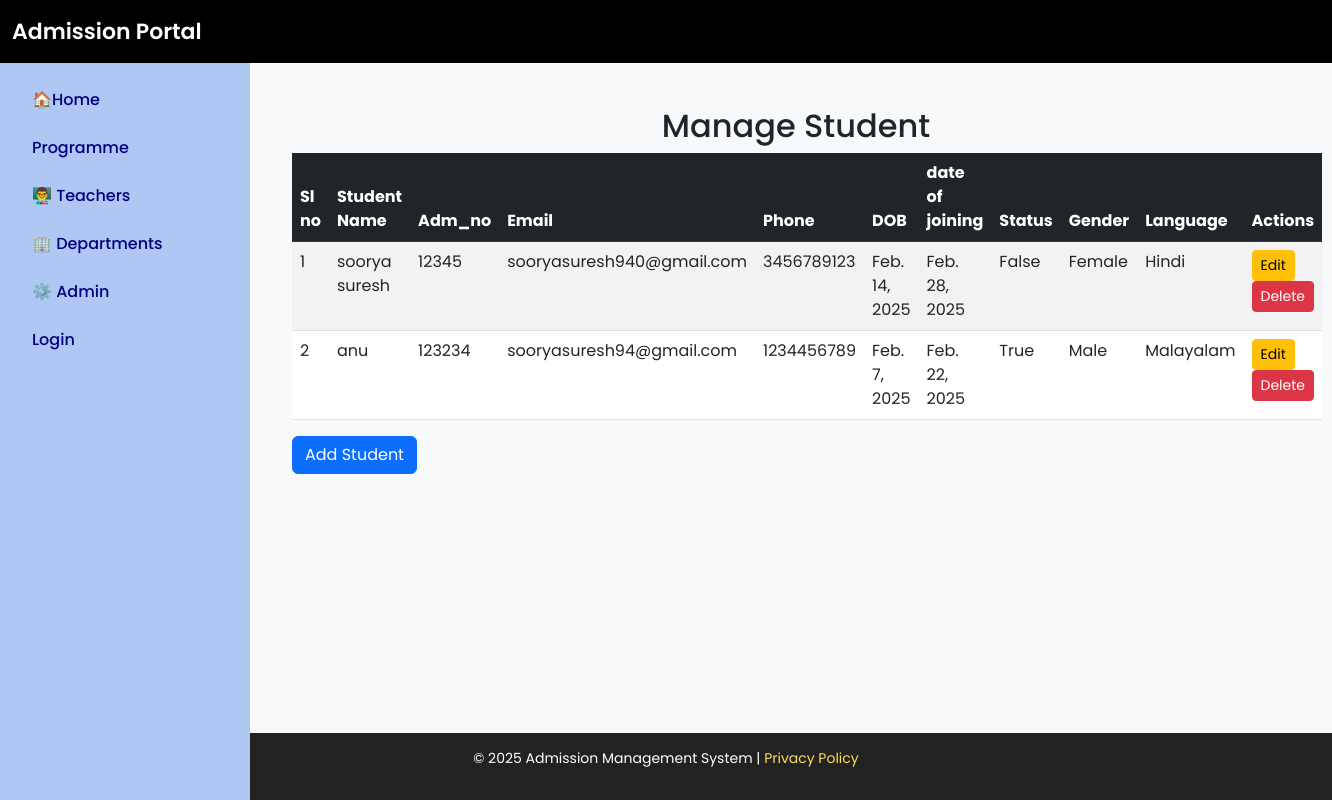
Screenshot of /manage_students/ with the database file from the repository.
### admission/models.py (models this page shows, shortened)
class Student(models.Model):
    user = models.OneToOneField(User, on_delete=models.CASCADE,null=True,default=None)
    stud_name = models.CharField(max_length=100)
    stud_adm_no = models.CharField(max_length=20, unique=True)
    stud_reg_no = models.CharField(max_length=20, unique=True, blank=True, null=True)
    stud_roll_no = models.CharField(max_length=20, unique=True, blank=True, null=True)
    aadhaar = models.CharField(max_length=12, unique=True)
    abc_id = models.CharField(max_length=50, blank=True, null=True)
    email = models.EmailField(unique=True)
    phone = models.CharField(max_length=15)
    dob = models.DateField()
    caste = models.ForeignKey(Caste, on_delete=models.SET_NULL, blank=True, null=True)  # Foreign Key to Caste
    religion = models.ForeignKey(Religion, on_delete=models.SET_NULL, blank=True, null=True)  # Foreign Key to Religion
    quota = models.ForeignKey(Quota, on_delete=models.SET_NULL, blank=True, null=True)
    category = models.ForeignKey(Category, on_delete=models.SET_NULL, blank=True, null=True)
    program= models.ForeignKey(Program, on_delete=models.SET_NULL, blank=True, null=True)  # Foreign Key to Quota# Foreign Key to Quota
    pathway= models.ForeignKey(Pathway, on_delete=models.SET_NULL, blank=True, null=True)  # Foreign Key to Quota# Foreign Key to Quota
    board=models.ForeignKey(Board, on_delete=models.SET_NULL, blank=True, null=True)
    normalized_mark = models.FloatField(default=0.0)
    parent_name = models.CharField(max_length=100)
    parent_mob = models.CharField(max_length=15)
    house_name = models.CharField(max_length=100)
    post = models.CharField(max_length=50)
    district = models.CharField(max_length=50)
    state = models.CharField(max_length=50)
    pincode = models.CharField(max_length=10)
    date_of_joining = models.DateField()
    income = models.DecimalField(max_digits=10, decimal_places=2, blank=True, null=True)
    egrantz = models.BooleanField(default=False)
    status = models.BooleanField(default=True)  # Active/Inactive
    gender = models.CharField(max_length=10, choices=[('Male', 'Male'), ('Female', 'Female'), ('Other', 'Other')])
    blood_group = models.CharField(max_length=5, choices=[('A+', 'A+'), ('A-', 'A-'), ('B+', 'B-'), ('O+', 'O-'), ('AB+', 'AB-')])
    language=models.CharField(max_length=10, choices=[('Malayalam', 'Malayalam'), ('Hindi', 'Hindi')] ,default='Malayalam')
    identification_mark = models.TextField(blank=True, null=True)

### admission/views.py (the view)
# urls.py: path('manage_students/', views.manage_student, name='manage_student'),  # View all students
def manage_student(request):
    students = Student.objects.all()
    return render(request, 'manage_student.html', {'students': students})

### admission/templates/manage_student.html
{% extends 'base.html' %}
{% block content %}
<div class="container mt-4">
    <h2 class="text-center">Manage Student</h2>
    <table class="table table-striped">
        <thead class="table-dark">
            <tr>
                <th>Sl no</th>
                <th>Student Name</th>
                <th>Adm_no</th>
                <th>Email</th>
                <th>Phone</th>
                <th>DOB</th>
                <th>date of joining</th>
                <th>Status</th>
                <th>Gender</th>
                <th>Language</th>
                <th>Actions</th>
            </tr>
        </thead>
        <tbody>
            {% for student in students %}
            <tr>
                <td>{{ forloop.counter }}</td>
                <td>{{ student.stud_name }}</td>
                <td>{{student.stud_adm_no}}</td>
                <td>{{ student.email }}</td>
                <td>{{ student.phone }}</td>
                <td>{{ student.dob }}</td>
                <td>{{ student.date_of_joining }}</td>
                <td>{{ student.status }}</td>
                <td>{{ student.gender }}</td>
                <td>{{ student.language }}</td>
                <td>
                    <a href="{% url 'edit_student' student.id %}" class="btn btn-warning btn-sm">Edit</a>
                    <a href="{% url 'delete_student' student.id %}" class="btn btn-danger btn-sm">Delete</a>
                </td>
            </tr>
            {% empty %}
            <tr>
                <td colspan="3" class="text-center">No Student available.</td>
            </tr>
            {% endfor %}
        </tbody>
    </table>
    <a href="{% url 'add_student' %}" class="btn btn-primary">Add Student</a>
</div>
{% endblock %}

### templates/base.html (shortened to what this page needs)
<!DOCTYPE html>
<html lang="en">
<head>
    <link href="https://cdn.jsdelivr.net/npm/bootstrap@5.3.0/dist/css/bootstrap.min.css" rel="stylesheet">
</head>
<body>
    <nav class="navbar navbar-expand-lg navbar-dark fixed-top">
        <div class="container-fluid">
            <a class="navbar-brand" href="/">Admission Portal</a>
        </div>
    </nav>
    <div class="sidebar">
        <ul class="nav flex-column">
            <li class="nav-item"><a class="nav-link" href="/index"> 🏠Home</a></li>
            <li class="nav-item"><a class="nav-link" href="/manage_program"> Programme</a></li>
            <li class="nav-item"><a class="nav-link" href="">👨‍🏫 Teachers</a></li>
            <li class="nav-item"><a class="nav-link" href="/manage_department">🏢 Departments</a></li>
            <li class="nav-item"><a class="nav-link" href="#">⚙️ Admin</a></li>
            {% if user.is_authenticated %}
                <ul class="navbar-nav">
                    <li class="nav-item">
                        <span class="navbar-text text-white me-3">Welcome, {{ user.username|title }}!</span>
                    </li>
                    <li>
                        <form  method="post" action="{% url 'logout' %}">
                            {% csrf_token %}
                            <button class="logout" type="submit">Logout</button>
                          </form>
                    </li>
                </ul>
                {% else %}
                <ul class="navbar-nav">
                    <li class="nav-item">
                        <a class="nav-link" href="#">Login</a>
                    </li>
                </ul>
                {% endif %}
        </ul>
    </div>
    <div class="content">
        {% block content %}
        {% endblock %}
    </div>
    <footer class="footer">
        <p>&copy; 2025 Admission Management System | <a href="#">Privacy Policy</a></p>
    </footer>
</body>
</html>

### templates/base.html (style rules this page uses)
body { font-family: 'Poppins', sans-serif; background: #f8f9fa; display: flex; min-height: 100vh; flex-direction: column; }
.navbar { background: #000 !important; padding: 10px 0; position:relative; }
.navbar-brand { font-weight: 600; font-size: 22px; color: #fff; }
.sidebar { width: 250px; height: 100vh; position: fixed; left: 0; top: 56px; background:rgb(175,199,243); padding: 20px; }
.sidebar .nav-link { color:navy; font-weight: 500; padding: 12px; border-radius: 5px; transition: all 0.3s; display: block; }
.content { margin-left: 260px; padding: 20px; flex-grow: 1; }
.footer { background: #222; color: white; text-align: center; padding: 15px; margin-top: 20px; font-size: 14px; }
.footer a { color: #ffdd57; text-decoration: none; }

### rows the page displays
Student: stud_name "soorya suresh", stud_adm_no "12345", email "sooryasuresh940@gmail.com", phone "3456789123", dob "Feb. 14, 2025", date_of_joining "Feb. 28, 2025", status "False", gender "Female", language "Hindi"
Student: stud_name "anu", stud_adm_no "123234", email "sooryasuresh94@gmail.com", phone "1234456789", dob "Feb. 7, 2025", date_of_joining "Feb. 22, 2025", status "True", gender "Male", language "Malayalam"
